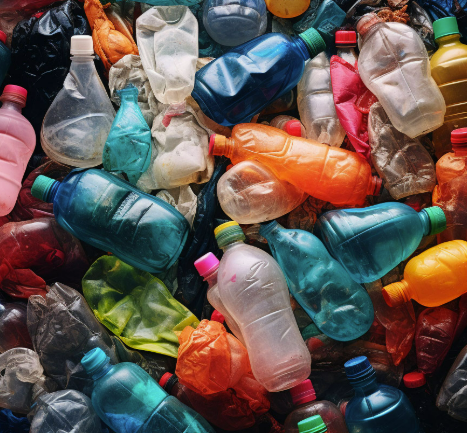
#> input picture Data_Test/Image/Garbage_Img.png, 467 x 433 px, found by its file name
$ python Chapter7.py
#> lines starting #> are read from the running program, lines starting #| are printed output that depends on the picture; after the words box and inside, x2 and y2 are one past the last pixel; in counts of white or black regions, pixels touching at a corner belong together
import cv2
import numpy as np

# Đây chỉ là hàm để sắp xếp outcoming images, có thể kh quan tâm
def stackImages(scale,imgArray):
    rows = len(imgArray)
    cols = len(imgArray[0])
    rowsAvailable = isinstance(imgArray[0], list)
    width = imgArray[0][0].shape[1]
    height = imgArray[0][0].shape[0]
    if rowsAvailable:
        for x in range ( 0, rows):
            for y in range(0, cols):
                if imgArray[x][y].shape[:2] == imgArray[0][0].shape [:2]:
                    imgArray[x][y] = cv2.resize(imgArray[x][y], (0, 0), None, scale, scale)
                else:
                    imgArray[x][y] = cv2.resize(imgArray[x][y], (imgArray[0][0].shape[1], imgArray[0][0].shape[0]), None, scale, scale)
                if len(imgArray[x][y].shape) == 2: imgArray[x][y]= cv2.cvtColor( imgArray[x][y], cv2.COLOR_GRAY2BGR)
        imageBlank = np.zeros((height, width, 3), np.uint8)
        hor = [imageBlank]*rows
        hor_con = [imageBlank]*rows
        for x in range(0, rows):
            hor[x] = np.hstack(imgArray[x])
        ver = np.vstack(hor)
    else:
        for x in range(0, rows):
            if imgArray[x].shape[:2] == imgArray[0].shape[:2]:
                imgArray[x] = cv2.resize(imgArray[x], (0, 0), None, scale, scale)
            else:
                imgArray[x] = cv2.resize(imgArray[x], (imgArray[0].shape[1], imgArray[0].shape[0]), None,scale, scale)
            if len(imgArray[x].shape) == 2: imgArray[x] = cv2.cvtColor(imgArray[x], cv2.COLOR_GRAY2BGR)
        hor= np.hstack(imgArray)
        ver = hor
    return ver

def empty(a):
    pass

cv2.namedWindow("TrackBars")
cv2.resizeWindow("TrackBars", 640, 240)
cv2.createTrackbar("Hue Min", "TrackBars", 0, 179, empty)
cv2.createTrackbar("Hue Max", "TrackBars", 19, 179, empty)
cv2.createTrackbar("Saturation Min", "TrackBars", 110, 255, empty)
cv2.createTrackbar("Saturation Max", "TrackBars", 240, 255, empty)
cv2.createTrackbar("Value Min", "TrackBars", 152, 255, empty)
cv2.createTrackbar("Value Max", "TrackBars", 255, 255, empty)


while True:
    img = cv2.imread("C:\Python\OpenCv_All_In_One\Data_Test\Image\Garbage_Img.png")
#> img is the input picture: shape (433, 467, 3); mean B, G, R 79.1, 85.6, 99.2

    # Chuyển ảnh sang không gian màu HSV để dễ dàng xử lý màu sắc.
    hsv_img = cv2.cvtColor(img, cv2.COLOR_BGR2HSV)
#> hsv_img: shape (433, 467, 3); mean H, S, V 68.7, 123.8, 116.1

    # Lấy các giá trị từ thanh trượt để điều chỉnh phạm vi màu (Hue, Saturation, Value).
    h_min = cv2.getTrackbarPos("Hue Min", "TrackBars")
    h_max = cv2.getTrackbarPos("Hue Max", "TrackBars")
    s_min = cv2.getTrackbarPos("Saturation Min", "TrackBars")
    s_max = cv2.getTrackbarPos("Saturation Max", "TrackBars")
    v_min = cv2.getTrackbarPos("Value Min", "TrackBars")
    v_max = cv2.getTrackbarPos("Value Max", "TrackBars")
    print(h_min, h_max, s_min, s_max, v_min, v_max)

    # Tạo một mặt nạ (mask) để giữ lại các pixel trong phạm vi màu được chọn. Lúc này chỉ là ảnh trắng đen !!
    lower = np.array([h_min, s_min, v_min])
    upper = np.array([h_max, s_max, v_max])
    mask = cv2.inRange(hsv_img, lower, upper)
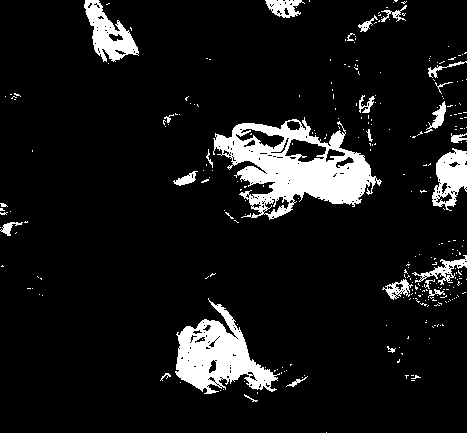
#> mask: shape (433, 467); 9.2% white; 293 white regions (266 under 20 px), largest, box (x1, y1, x2, y2) and area: (213, 117, 382, 220) 7838, (175, 298, 280, 394) 4506, (84, 0, 139, 62) 1579

    # Áp dụng mặt nạ vào ảnh gốc để có ảnh kết quả chỉ chứa các màu được chọn.
    imgResult = cv2.bitwise_and(img, img, mask=mask)
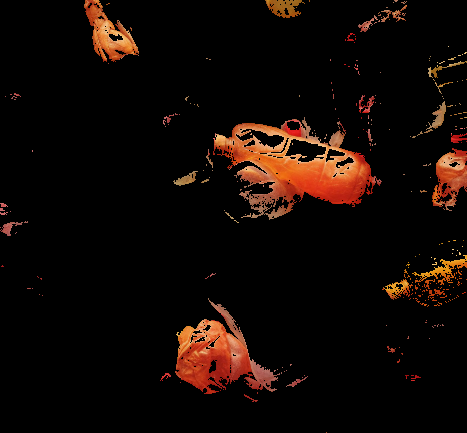
#> imgResult: shape (433, 467, 3); mean B, G, R 4.7, 8.7, 18.3

    # In ra
    imgStack = stackImages(0.6,([img,hsv_img],[mask,imgResult]))
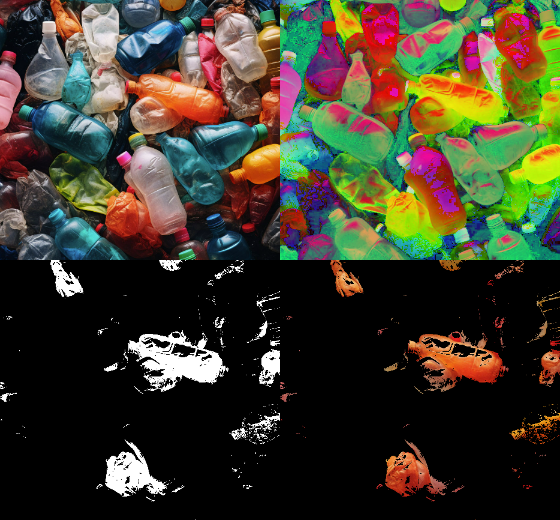
#> imgStack: shape (520, 560, 3); mean B, G, R 44, 60.3, 64.2
    cv2.imshow("Stacked Images", imgStack)

    cv2.waitKey(0)
